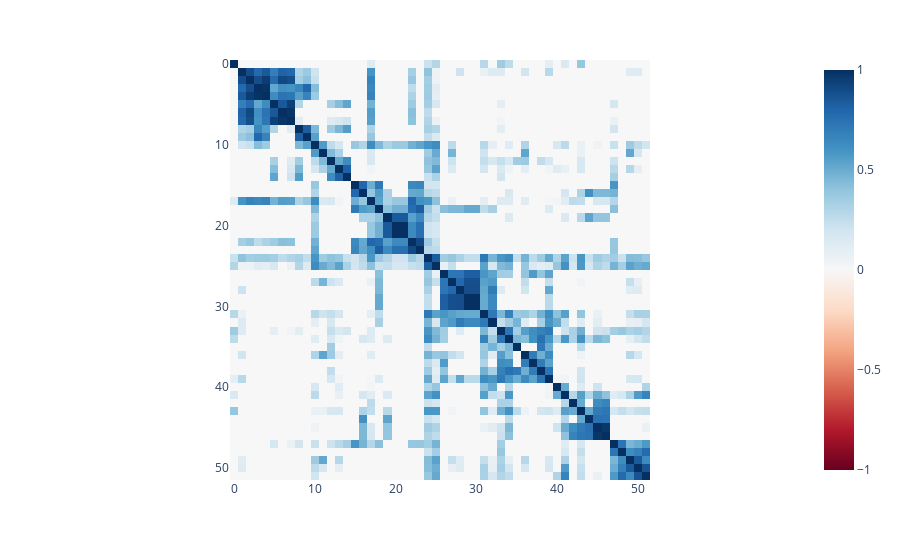

This figure's notebook cell:
### Code cell
# wide_df.T.sort_values(464)

get_cosine_sim_heatmap(torch.tensor(wide_df.T.to_numpy()))

### Figure 1 — Plotly figure (JSON) as saved in the notebook; plotly's stock layout.template omitted (floating-point values rounded to 4 significant figures; data arrays with more than 128 entries replaced by an {"elided": "..."} marker saying what was removed)
{"data": [{"coloraxis": "coloraxis", "hovertemplate": "x: %{x}<br>y: %{y}<br>color: %{z}<extra></extra>", "name": "0", "type": "heatmap", "xaxis": "x", "yaxis": "y", "z": {"elided": "52x52 float values"}}], "layout": {"coloraxis": {"cmid": 0, "colorscale": [[0, "rgb(103,0,31)"], [0.1, "rgb(178,24,43)"], [0.2, "rgb(214,96,77)"], [0.3, "rgb(244,165,130)"], [0.4, "rgb(253,219,199)"], [0.5, "rgb(247,247,247)"], [0.6, "rgb(209,229,240)"], [0.7, "rgb(146,197,222)"], [0.8, "rgb(67,147,195)"], [0.9, "rgb(33,102,172)"], [1, "rgb(5,48,97)"]]}, "margin": {"t": 60}, "xaxis": {"anchor": "y", "constrain": "domain", "domain": [0, 1], "scaleanchor": "y"}, "yaxis": {"anchor": "x", "autorange": "reversed", "constrain": "domain", "domain": [0, 1]}}}
